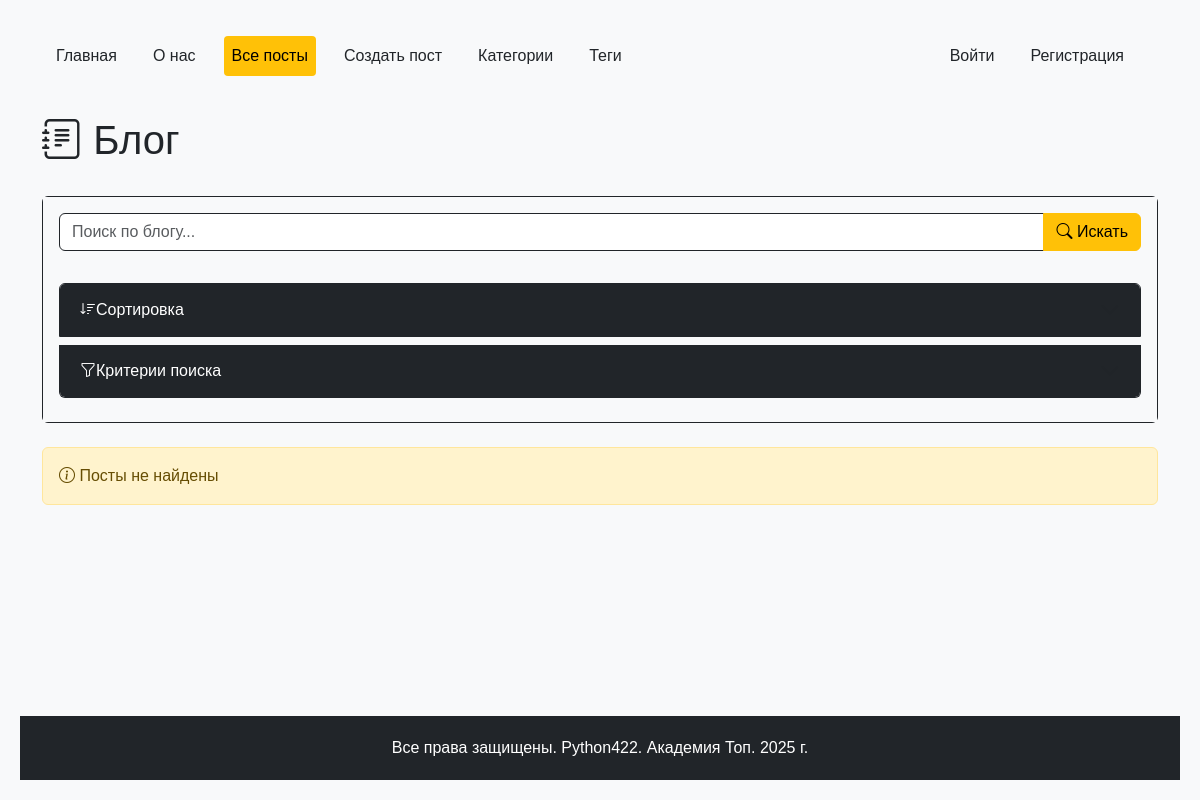
The app's page /posts/, older data.
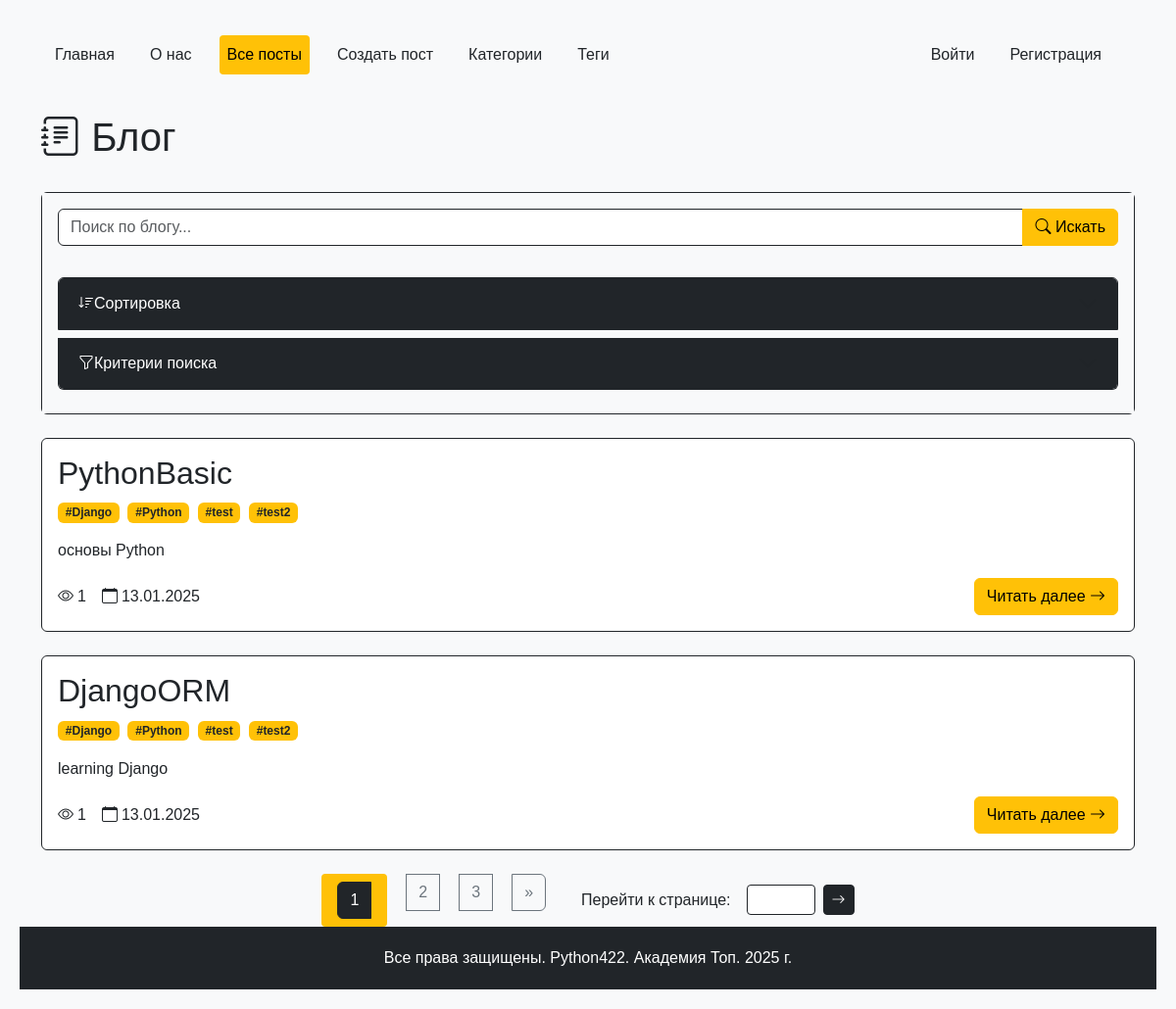
The same page, newer data.
### python_blog/models.py (models this page shows, shortened)
class Post(models.Model):
    STATUS_CHOICES = [
        ("draft", "Черновик"),
        ("review", "На проверке"),
        ("reviewed", "Проверено"),
        ("published", "Опубликовано"),
    ]
    title = models.CharField(max_length=100, unique=True, verbose_name="Заголовок")
    slug = models.SlugField(max_length=250, unique=True, verbose_name="Слаг", blank=True, null=True)
    content = models.TextField(verbose_name="Контент")
    author = models.ForeignKey(get_user_model(), on_delete=models.CASCADE, verbose_name="Автор", related_name="posts", default=None, null=True)
    created_at = models.DateTimeField(auto_now_add=True, verbose_name="Дата создания")
    updated_at = models.DateTimeField(auto_now=True, verbose_name="Дата обновления")
    views = models.PositiveIntegerField(default=0, verbose_name="Просмотры")
    status = models.CharField(
        max_length=10, choices=STATUS_CHOICES, default="review", verbose_name="Статус"
    )
    category = models.ForeignKey(
        "Category",  # Ссылка на модель Category
        on_delete=models.SET_NULL,  # При удалении категории, установить значение NULL
        blank=True,  # Не требуем в формах заполнения
        null=True,  # Разрешаем значение NULL в базе данных
        related_name="posts",  # Имя обратной связи
        default=None,  # По умолчанию значение NULL
        verbose_name="Категория",
    )
    tags = models.ManyToManyField("Tag", related_name="posts", verbose_name="Теги")
    def get_absolute_url(self):
        return reverse("blog:post_detail", args=[self.slug])
    class Meta:
        ordering = ["-created_at"]
        verbose_name = "Пост"
        verbose_name_plural = "Посты"

class Tag(models.Model):
    name = models.CharField(max_length=100, verbose_name="Название")
    slug = models.SlugField(max_length=250, unique=True, verbose_name="Слаг")
    def __str__(self):
        return self.name
    class Meta:
        verbose_name = "Тег"
        verbose_name_plural = "Теги"
        ordering = ["name"]

### python_blog/views.py (the view, shortened to what this page needs)
# urls.py: path('', catalog_posts, name='posts'),
def catalog_posts(request):
    posts = (
        Post.objects.select_related("category", "author")
        .prefetch_related("tags")
        .filter(status="published")
    )
    search_query = request.GET.get('search_query', '')
    sort_by = request.GET.get('sort_by', 'created_date')
    if sort_by == 'view_count':
        posts = posts.order_by('-views')
    elif sort_by == 'update_date':
        posts = posts.order_by('-updated_at')
    else:
        posts = posts.order_by('-created_at')
    paginator = Paginator(posts, 2)
    page_number = request.GET.get('page', 1)
    page_obj = paginator.get_page(page_number)
    context = {
        'title': 'Блог',
        'posts': page_obj,  # Теперь передаем страницу вместо queryset
        'page_obj': page_obj,  # Добавляем объект страницы в контекст
    }
    return render(request, 'python_blog/blog.html', context)

### python_blog/context_processors.py (called while the page is built)
def menu_items(request):
    menu = [
    {"title": "Главная", "url_name": "main"},
    {"title": "О нас", "url_name": "about"},
    {"title": "Все посты", "url_name": "blog:posts"},
    {"title": "Создать пост", "url_name": "blog:post_create"},
    {"title": "Категории", "url_name": "blog:categories"},
    {"title": "Теги", "url_name": "blog:tags"},
]
    current_url_name = request.resolver_match.view_name
    for item in menu:
        item['is_active'] = current_url_name == item['url_name']
    return {'menu_items': menu}

### python_blog/templates/python_blog/blog.html (shortened to what the changed rows need)
{% extends "base.html" %}
{% load cache %}
{% block content %}
<div class="container mt-4">
    <div class="row mb-4">
        <div class="col">
            <h1 class="text-dark"><i class="bi bi-journal-text"></i> Блог</h1>
        </div>
    </div>
    <div class="col-md-12 mb-4">
        <form method="GET" action="{% url 'blog:posts' %}" class="card border-dark">
            <div class="card-body bg-light">
                <div class="row g-3">
                    <div class="accordion" id="searchAccordion">
                        <div class="accordion-item border-dark">
                            <h2 class="accordion-header">
                                <button class="accordion-button collapsed bg-dark text-white" type="button"
                                        data-bs-toggle="collapse" data-bs-target="#sortingCollapse">
                                    <i class="bi bi-sort-down"></i> Сортировка
                                </button>
                            </h2>
                        </div>
                        <div class="accordion-item border-dark">
                            <h2 class="accordion-header">
                                <button class="accordion-button collapsed bg-dark text-white" type="button"
                                        data-bs-toggle="collapse" data-bs-target="#criteriaCollapse">
                                    <i class="bi bi-funnel"></i> Критерии поиска
                                </button>
                            </h2>
                        </div>
                    </div>
                </div>
            </div>
        </form>
    </div>
    <div class="row">
        <div class="col-12">
            {% for post in posts %}
                {% include 'python_blog/post_preview_include.html' %}
            {% empty %}
                <div class="alert alert-warning">
                    <i class="bi bi-info-circle"></i> Посты не найдены
                </div>
            {% endfor %}
            {% if page_obj.paginator.num_pages > 1 %}
            <nav aria-label="Page navigation" class="mt-4">
                <div class="d-flex justify-content-center align-items-center gap-3">
                    <ul class="pagination mb-0">
                        {% for p in page_obj.paginator.page_range %}
                            {% if p|add:'-5' < page_obj.number and page_obj.number|add:'-5' < p %}
                                <li class="page-item {% if page_obj.number == p %}active{% endif %}">
                                    <a class="page-link" href="?{% for key,value in request.GET.items %}{% if key != 'page' %}{{ key }}={{ value }}&{% endif %}{% endfor %}page={{ p }}">{{ p }}</a>
                                </li>
                            {% endif %}
                        {% endfor %}
                        {% if page_obj.has_next %}
                            <li class="page-item">
                                <a class="page-link" href="?{% for key,value in request.GET.items %}{% if key != 'page' %}{{ key }}={{ value }}&{% endif %}{% endfor %}page={{ page_obj.next_page_number }}" aria-label="Next">
                                    <span aria-hidden="true">&raquo;</span>
                                </a>
                            </li>
                        {% endif %}
                    </ul>
                    <div class="page-goto d-flex align-items-center">
                        <span class="me-2">Перейти к странице:</span>
                        <form id="pageForm" class="d-flex align-items-center" onsubmit="return goToPage(event)">
                            <input type="number" id="pageInput" class="form-control form-control-sm mx-2"
                                   min="1" max="{{ page_obj.paginator.num_pages }}"
                                   style="width: 70px;">
                            <button type="submit" class="btn btn-sm btn-dark">
                                <i class="bi bi-arrow-right"></i>
                            </button>
                        </form>
                    </div>
                </div>
            </nav>
            {% endif %}
        </div>
    </div>
</div>
{% endblock %}

### python_blog/templates/python_blog/post_preview_include.html (shortened to what this page needs)
{% load cache %}
{% cache 300 post_preview post.id %}
<div class="card mb-4 border-dark">
    <div class="card-body">
        <h2 class="card-title text-dark">{{ post.title }}</h2>
        <div class="mb-3">
            {% for tag in post.tags.all %}
                <a href="{% url 'blog:tag_detail' tag.slug %}" class="text-decoration-none">
                    <span class="badge bg-warning text-dark me-1">#{{ tag }}</span>
                </a>
            {% endfor %}
        </div>
        <p class="card-text">{{ post.content|truncatewords:30 }}</p>
        <div class="d-flex flex-wrap justify-content-between align-items-center">
            <div class="stats text-dark d-flex flex-wrap gap-3 mb-2 mb-md-0">
                <span class="d-flex align-items-center">
                    <i class="bi bi-eye me-1"></i>
                    <span class="stats-text">{{ post.views }}</span>
                </span>
                <span class="d-flex align-items-center">
                    <i class="bi bi-calendar me-1"></i>
                    <span class="stats-text">{{ post.created_at|date:"d.m.Y" }}</span>
                </span>
            </div>
            <div>
                <a href="{{ post.get_absolute_url }}" class="btn btn-warning d-none d-md-inline-block">
                    Читать далее <i class="bi bi-arrow-right"></i>
                </a>
            </div>
        </div>
    </div>
</div>
{% endcache %}

Row changes from the older to the newer data that the page shows:
now on this page (row edited): Post: title "PythonBasic", content "основы Python", views "1", created_at "13.01.2025"
now on this page (row unchanged): Tag: name "Django"
now on this page (row unchanged): Tag: name "Python"
now on this page (row unchanged): Tag: name "test"
now on this page (row unchanged): Tag: name "test2"
now on this page (row edited): Post: title "DjangoORM", content "learning Django", views "1", created_at "13.01.2025"
Text that changed along with them:
new list line: "1"
new list line: "2"
new list line: "3"
text no longer shown: "Посты не найдены"
text now shown: "» Перейти к странице:"
